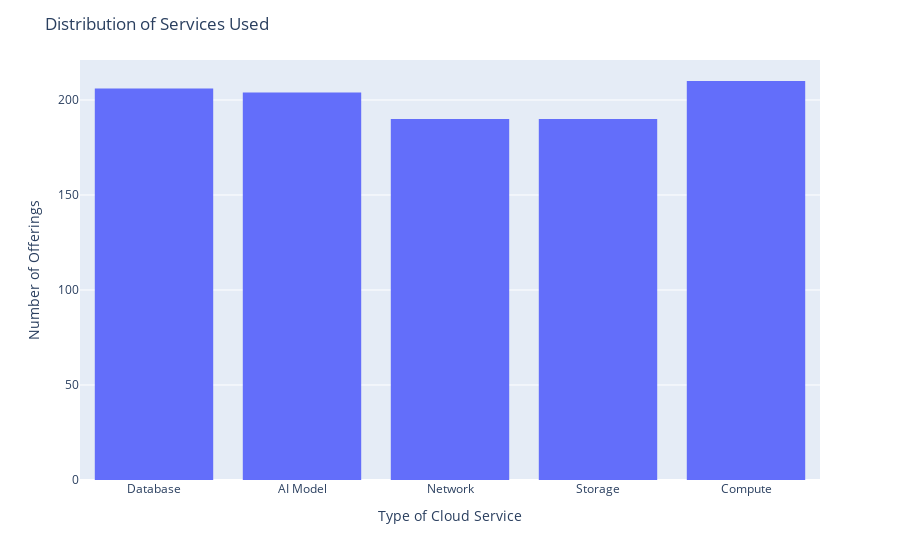

Notebook cell for this chart:
### Markdown cell above
Let's analyse the various services available in the dataset.

### Code cell
fig = px.histogram(
    df,
    x="Service_Type"
)

fig.update_layout(title='Distribution of Services Used')
fig.update_xaxes(title_text='Type of Cloud Service')
fig.update_yaxes(title_text='Number of Offerings')
fig.show()

### Figure 1 — Plotly figure (JSON) as saved in the notebook; plotly's stock layout.template omitted (floating-point values rounded to 4 significant figures; data arrays with more than 128 entries replaced by an {"elided": "..."} marker saying what was removed)
{"data": [{"bingroup": "x", "hovertemplate": "Service_Type=%{x}<br>count=%{y}<extra></extra>", "legendgroup": "", "marker": {"color": "#636efa", "pattern": {"shape": ""}}, "name": "", "orientation": "v", "showlegend": false, "type": "histogram", "x": {"elided": "1000 str values"}, "xaxis": "x", "yaxis": "y"}], "layout": {"barmode": "relative", "legend": {"tracegroupgap": 0}, "margin": {"t": 60}, "title": {"text": "Distribution of Services Used"}, "xaxis": {"anchor": "y", "domain": [0, 1], "title": {"text": "Type of Cloud Service"}}, "yaxis": {"anchor": "x", "domain": [0, 1], "title": {"text": "Number of Offerings"}}}}
